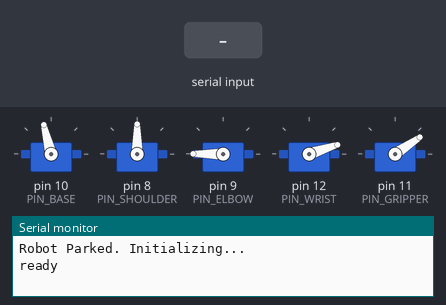
Recording of a sketch running on a simulated Arduino Uno, built with avr-gcc and run on an emulated ATmega328P. On the bench: 5 × servo, the last lines printed to the serial monitor. The inputs (shaded band) are chosen by the test bench.

Above: at 4.6 s.
4.7 s: "90,45,200\n" received over Serial
At 6.84 s:
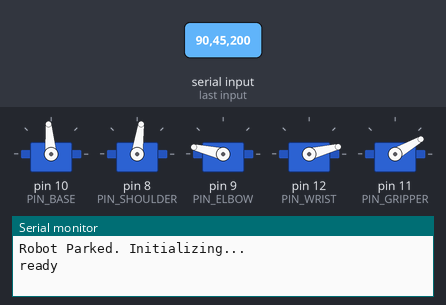
At 9.8 s:
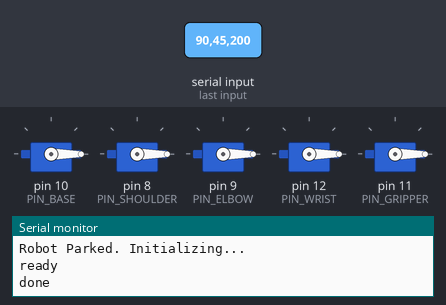
Timing chart, 0 to 11.3 s (numbered marks = the images above; inputs shaded):
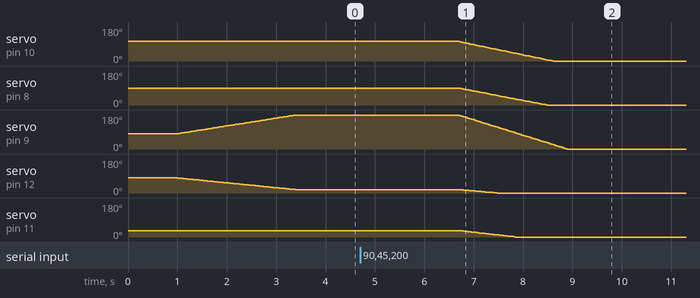

The sketch:

controller.ino
```cpp
#include <Servo.h>

const int PIN_BASE=10, PIN_SHOULDER=8, PIN_ELBOW=9, PIN_WRIST=12, PIN_GRIPPER=11;
const int MIN_PULSE=400, MAX_PULSE=2400;
int MOVE_STEPS=60;  // Divide the move into 50 small pieces
int MOVE_DELAY=40;  // Wait 30ms between each piece
// Math: 50 * 30ms = 1500ms (1.5 seconds) -> Smooth Motion
Servo base, shoulder, elbow, wrist, gripper;

// --- 1. DEFINE POSITIONS ---

// HOME Position (Original values you provided)
// This is where the robot goes after waking up to wait for commands.
const float HOME_BASE     = 1550;
const float HOME_SHOULDER = 1400;
const float HOME_ELBOW    = 2400;
const float HOME_WRIST    = 600;
const float HOME_GRIPPER  = 780; // 400 = open to 650

// PARKING Position (Calculated from your degrees)
// Base 90° -> 1400
// Shoulder 70° -> 1178
// Elbow/Wrist 80° -> 1289
// Gripper 34° -> 778
// We initialize the "current" variables to these values so the robot
// knows it starts in the parked state.
float curBase = 1550;     //1400
float curShoulder = 1400;  //1178
float curElbow = 1289;
float curWrist = 1289;
float curGripper = 780;

void setup() {
  Serial.begin(9600);

  // Attach servos
  base.attach(PIN_BASE, MIN_PULSE, MAX_PULSE);
  shoulder.attach(PIN_SHOULDER, MIN_PULSE, MAX_PULSE);
  elbow.attach(PIN_ELBOW, MIN_PULSE, MAX_PULSE);
  wrist.attach(PIN_WRIST, MIN_PULSE, MAX_PULSE);
  gripper.attach(PIN_GRIPPER, MIN_PULSE, MAX_PULSE);

  // 1. LOCK TO PARKING
  // Immediate move to the parking coordinates defined in "cur..." variables above.
  // This ensures the robot holds its folded posture when power is applied.
  moveServos(curBase, curShoulder, curElbow, curWrist, curGripper);
  //smoothMove(curBase, curShoulder, curElbow, curWrist, curGripper);
  Serial.println("Robot Parked. Initializing...");
  delay(1000); // Short pause to stabilize

  // 2. UNFOLD TO HOME
  // Smoothly move from Parking to Home
  smoothMove(HOME_BASE, HOME_SHOULDER, HOME_ELBOW, HOME_WRIST, HOME_GRIPPER);

  Serial.println("ready");
}

void loop() {
  if (Serial.available() > 0) {
    float tBase = Serial.parseFloat();
    float tShoulder = Serial.parseFloat();
    float tElbow = Serial.parseFloat();
    float tWrist = Serial.parseFloat();
    float tGripper = Serial.parseFloat();
    while(Serial.available() && Serial.read()!='\n');

    // Your existing overshoot logic
    //if (tBase > curBase) {
    //   float overshoot = tBase + 20;
    //   if (overshoot < MAX_PULSE) {
    //     smoothMove(overshoot, tShoulder, tElbow, tWrist, tGripper);
    //     delay(50);
    //   }
    //}
    smoothMove(tBase, tShoulder, tElbow, tWrist, tGripper);
    Serial.println("done");
  }
}

void smoothMove(float b, float s, float e, float w, float g) {
  float dB=(b-curBase)/MOVE_STEPS, dS=(s-curShoulder)/MOVE_STEPS, dE=(e-curElbow)/MOVE_STEPS, dW=(w-curWrist)/MOVE_STEPS, dG=(g-curGripper)/MOVE_STEPS;

  for (int i=0; i<MOVE_STEPS; i++) {
    curBase+=dB; curShoulder+=dS; curElbow+=dE; curWrist+=dW; curGripper+=dG;
    base.writeMicroseconds((int)curBase);
    shoulder.writeMicroseconds((int)curShoulder);
    elbow.writeMicroseconds((int)curElbow);
    wrist.writeMicroseconds((int)curWrist);
    gripper.writeMicroseconds((int)curGripper);
    delay(MOVE_DELAY);
  }
  // Ensure we land exactly on the target integers
  moveServos(b, s, e, w, g);
}

void moveServos(int b, int s, int e, int w, int g) {
  base.writeMicroseconds(b);
  shoulder.writeMicroseconds(s);
  elbow.writeMicroseconds(e);
  wrist.writeMicroseconds(w);
  gripper.writeMicroseconds(g);

  // Update global tracking variables
  curBase=b; curShoulder=s; curElbow=e; curWrist=w; curGripper=g;
}
```

Measured:
- after the input at 4.7 s, servo on pin 10 (PIN_BASE): moves from 104° to 0° over 1.9 s, starting after 2.0 s; servo on pin 8 (PIN_SHOULDER): moves from 90° to 0° over 1.8 s, starting after 2.0 s
